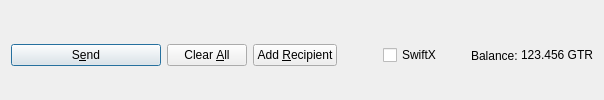
         <widget class="QFrame" name="frame_Send">
          <layout class="QHBoxLayout" name="horizontalLayout">
           <property name="bottomMargin">
            <number>0</number>
           </property>
           <item>
            <widget class="QPushButton" name="sendButton">
             <property name="minimumSize">
              <size>
               <width>150</width>
               <height>0</height>
              </size>
             </property>
             <property name="toolTip">
              <string>Confirm the send action</string>
             </property>
             <property name="text">
              <string>S&amp;end</string>
             </property>
             <property name="icon">
              <iconset resource="../GoldenTrillionCash.qrc">
               <normaloff>:/icons/send</normaloff>:/icons/send</iconset>
             </property>
             <property name="autoDefault">
              <bool>false</bool>
             </property>
             <property name="default">
              <bool>true</bool>
             </property>
            </widget>
           </item>
           <item>
            <widget class="QPushButton" name="clearButton">
             <property name="sizePolicy">
              <sizepolicy hsizetype="Minimum" vsizetype="Fixed">
               <horstretch>0</horstretch>
               <verstretch>0</verstretch>
              </sizepolicy>
             </property>
             <property name="toolTip">
              <string>Clear all fields of the form.</string>
             </property>
             <property name="text">
              <string>Clear &amp;All</string>
             </property>
             <property name="icon">
              <iconset resource="../GoldenTrillionCash.qrc">
               <normaloff>:/icons/remove</normaloff>:/icons/remove</iconset>
             </property>
             <property name="autoDefault">
              <bool>false</bool>
             </property>
            </widget>
           </item>
           <item>
            <widget class="QPushButton" name="addButton">
             <property name="toolTip">
              <string>Send to multiple recipients at once</string>
             </property>
             <property name="text">
              <string>Add &amp;Recipient</string>
             </property>
             <property name="icon">
              <iconset resource="../GoldenTrillionCash.qrc">
               <normaloff>:/icons/add</normaloff>:/icons/add</iconset>
             </property>
             <property name="autoDefault">
              <bool>false</bool>
             </property>
            </widget>
           </item>
           <item>
            <spacer name="horizontalSpacer">
             <property name="orientation">
              <enum>Qt::Horizontal</enum>
             </property>
             <property name="sizeHint" stdset="0">
              <size>
               <width>40</width>
               <height>20</height>
              </size>
             </property>
            </spacer>
           </item>
           <item>
            <layout class="QHBoxLayout" name="horizontalLayout_2">
             <property name="spacing">
              <number>3</number>
             </property>
             <item>
              <widget class="QCheckBox" name="checkSwiftX">
               <property name="enabled">
                <bool>true</bool>
               </property>
               <property name="minimumSize">
                <size>
                 <width>85</width>
                 <height>0</height>
                </size>
               </property>
               <property name="text">
                <string>SwiftX</string>
               </property>
              </widget>
             </item>
             <item>
              <widget class="QLabel" name="label">
               <property name="text">
                <string>Balance:</string>
               </property>
              </widget>
             </item>
             <item>
              <widget class="QLabel" name="labelBalance">
               <property name="sizePolicy">
                <sizepolicy hsizetype="Preferred" vsizetype="Fixed">
                 <horstretch>0</horstretch>
                 <verstretch>0</verstretch>
                </sizepolicy>
               </property>
               <property name="cursor">
                <cursorShape>IBeamCursor</cursorShape>
               </property>
               <property name="text">
                <string notr="true">123.456 GTR</string>
               </property>
               <property name="textInteractionFlags">
                <set>Qt::LinksAccessibleByMouse|Qt::TextSelectableByKeyboard|Qt::TextSelectableByMouse</set>
               </property>
              </widget>
             </item>
            </layout>
           </item>
          </layout>
         </widget>
